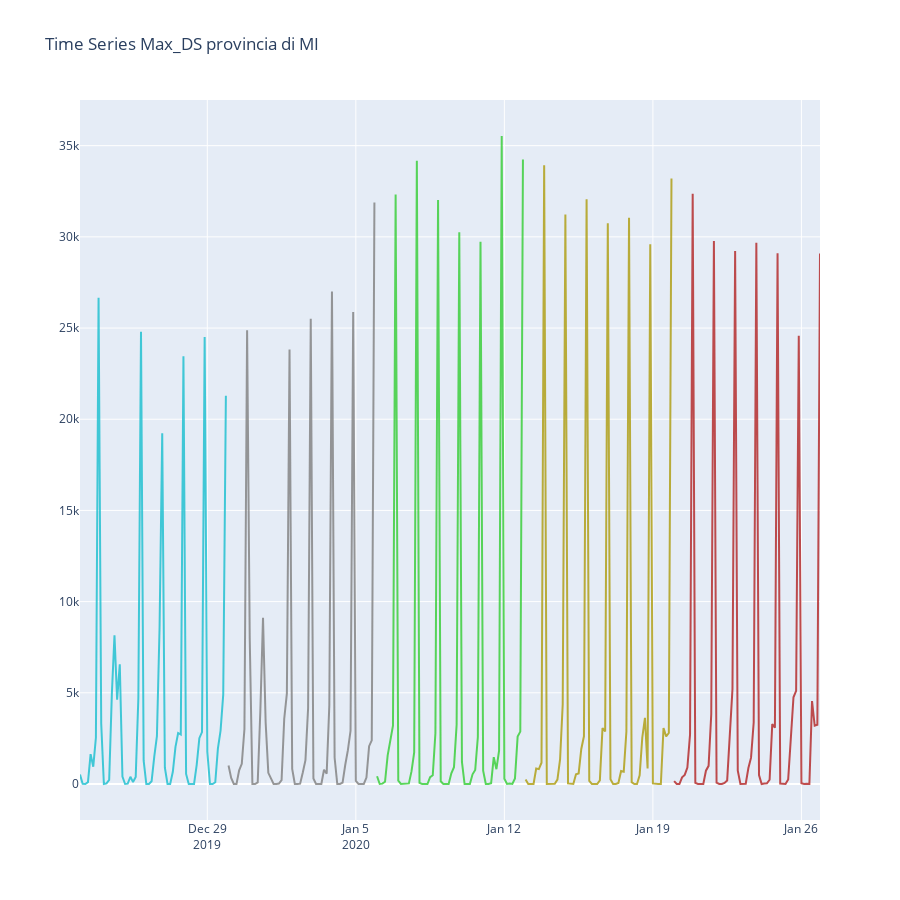

The notebook cell saved with this chart:
### Code cell
fig1 = tools.make_subplots(rows=1, cols=1, specs=[[{}]])

fig1.append_trace(trace1, 1,1)
fig1.append_trace(trace2, 1,1)
fig1.append_trace(trace3, 1,1)
fig1.append_trace(trace4, 1,1)
fig1.append_trace(trace5, 1,1)

fig1['layout'].update( height=900,title='Time Series Max_DS provincia di MI', showlegend=False)

fig1.show()
